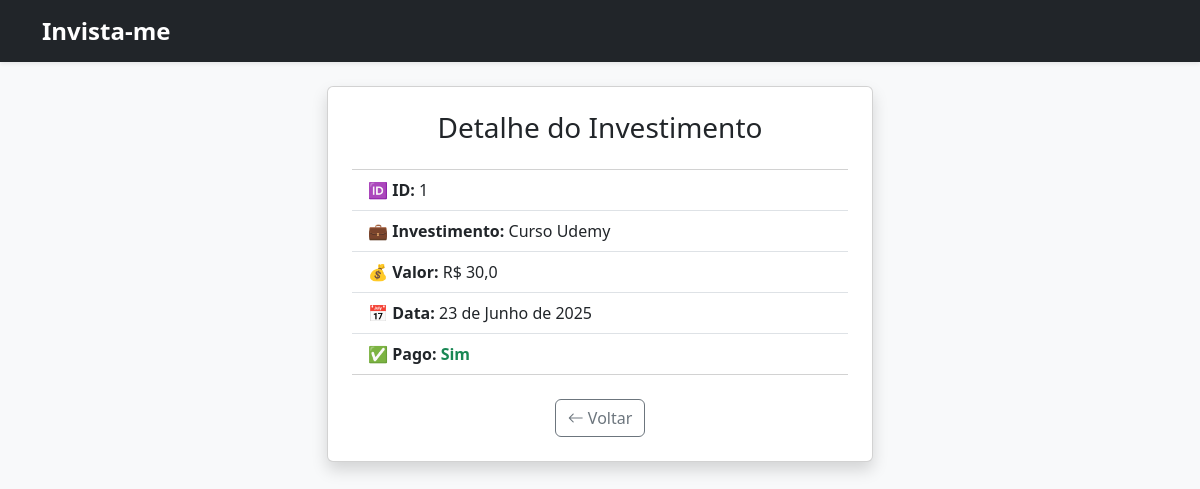
Before: //1 with the older database file.
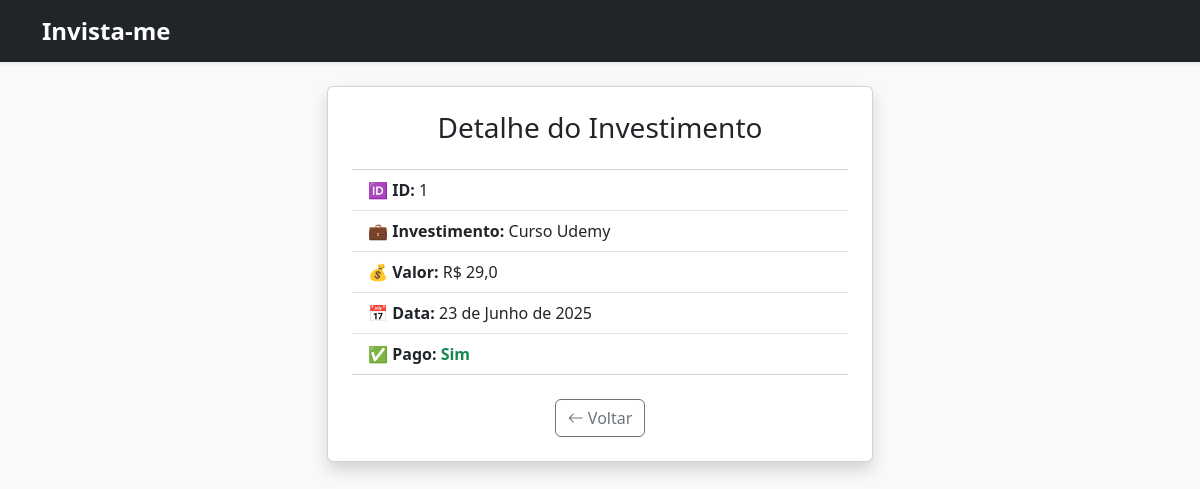
After: the same page with the newer database file.
### invista_me/models.py (models this page shows)
class Investimento(models.Model):
    investimento = models.TextField(max_length=255)
    valor = models.FloatField()
    pago = models.BooleanField(default=False)
    data = models.DateField(default=datetime.now)

### invista_me/views.py (the view)
# urls.py: path('/<int:id_investimento>', views.detalhe, name='detalhe'),
def detalhe(request, id_investimento):
    dados = {
        'dados': Investimento.objects.get(pk=id_investimento)
    }
    return render(request, 'investimentos/detalhe.html', dados)

### invista_me/templates/investimentos/detalhe.html
{% extends 'investimentos/base.html' %}
{% block conteudo %}
<link rel="stylesheet" href="https://cdn.jsdelivr.net/npm/bootstrap-icons@1.11.3/font/bootstrap-icons.min.css">
<div class="row justify-content-center">
    <div class="col-lg-6">
        <div class="card shadow p-4 animate__animated animate__fadeInUp">
            <h3 class="mb-4 text-center">Detalhe do Investimento</h3>
            <ul class="list-group list-group-flush mb-4">
                <li class="list-group-item">
                    🆔 <strong>ID:</strong> {{ dados.id }}
                </li>
                <li class="list-group-item">
                    💼 <strong>Investimento:</strong> {{ dados.investimento }}
                </li>
                <li class="list-group-item">
                    💰 <strong>Valor:</strong> R$ {{ dados.valor }}
                </li>
                <li class="list-group-item">
                    📅 <strong>Data:</strong> {{ dados.data }}
                </li>
                <li class="list-group-item">
                    ✅ <strong>Pago:</strong>
                    {% if dados.pago %}
                        <span class="text-success fw-bold">Sim</span>
                    {% else %}
                        <span class="text-danger fw-bold">Não</span>
                    {% endif %}
                </li>
            </ul>
             <div class="text-center">
                <a href="{% url 'investimentos' %}" class="btn btn-outline-secondary">
                    <i class="bi bi-arrow-left"></i> Voltar
                </a>
            </div>
        </div>
    </div>
</div>
{% endblock %}

Changed rows visible on the page:
changed Investimento "Curso Udemy": valor "30,0" → "29,0"
